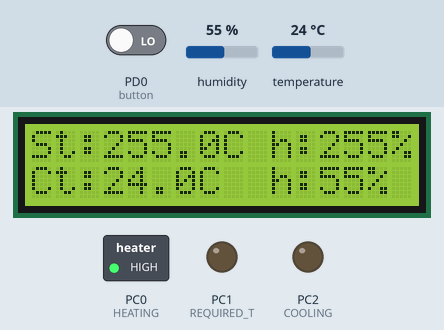
A program run on a simulated ATmega8, built with avr-gcc and emulated at 1 MHz. Parts: 16×2 character LCD, switched loads named in the program (green lamp = pin HIGH), output pins drawn as LEDs (lit = HIGH). Wiring (inferred from the names in the program): HTU21/Si7021 sensor at I2C address 0x40; character LCD (HD44780): RS PD2; E PD3; data PD4, PD5, PD6, PD7. Inputs (shaded band) come from the test bench; at power-on: PD0 (button) LOW, humidity 55 %, temperature 24 °C. Pins used as bus, display or sensor lines are not drawn.

Above: at 0.4 s.
Timing chart, 0 to 1.9 s (numbered marks = the images above):
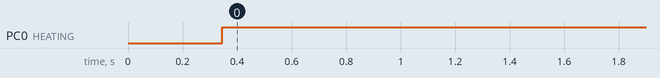

Measured:
- by itself, PC0 (HEATING): LOW → HIGH at 0.35 s

The program:

main.c
```c
/*
 * Thermostat_TWI_SPI_UART.c
 *
 * Created: 05.09.2022 11:28:36
 * Author : vadim
 */

#include "main.h"

int main(void)
{
	LCD_ports_settings();             // Microcontroller ports settings which connect with the LCD;

	LCD_initialization();             // LCD initialization function;

	T_H_button_settings();            // Ports settings for buttons;

	T_H_controller_port_settings();   // Ports settings for temperature and humidity controller;

	I2C_settings();                   // Function TWI/I2C settings;

	SPI_master_init();                // SPI initialization function;

	float set_t = EEPROM_read(1);     // Settled temperature;
	float set_h = EEPROM_read(0);	  // Settled humidity;

	float cur_t = 0;                  // Current temperature from I2C;
	float cur_h = 0;                  // Current humidity from I2

    while (1)
    {
		I2C_get_t_h_data(&cur_t, &cur_h);                // Get temperature and humidity from SHT21;

		LCD_show_t_h(set_t, set_h, cur_t, cur_h);        // Display temperature and humidity on LCD;

		T_H_maintain(set_t, set_h, cur_t, cur_h);	     // Controlling heating and cooling;

		SPI_send_t_h(cur_t, cur_h);                      // Sending data to slave MC;

		//----------Humidity controlling----------
		if(~PIND & (1<<PD0))               //PD0 button pressed, humidity +;
		{
			while(~PIND & (1<<PD0))        //Contact bounce
			;
			set_h++;
			if(set_h > 100)
				set_h = 100;
			EEPROM_write(0, set_h);
		}

		if(~PIND & (1<<PD1))               //PD1 button pressed, humidity -;
		{
			while(~PIND & (1<<PD1))        //Contact bounce
			;
			set_h--;
			if(set_h < 0)
				set_h = 0;
			EEPROM_write(0, set_h);
		}

		//----------Temperature controlling----------
		if(~PINC & (1<<PC3))               //PC3 button pressed, temperature +;
		{
			while(~PINC & (1<<PC3))        //Contact bounce
			;
			set_t += 0.1;
			if(set_t > 120)
				set_t = 120;
			EEPROM_write(1, set_t);
		}

		if(~PINB & (1<<PB7))               //PB7 button pressed, temperature -;
		{
			while(~PINB & (1<<PB7))        //Contact bounce
			;
			set_t -= 0.1;
			if(set_t < -40)
				set_t = -40;
			EEPROM_write(1, set_t);
		}
	}
}
```

EEPROM.c
```c
/*
 * EEPROM.c
 *
 * Created: 15.09.2022 17:37:43
 *  Author: vadim
 */

#include "EEPROM.h"

void EEPROM_write(unsigned int uiAddress, unsigned char ucData)  //Writing data to EEPROM.
{
	while(EECR & (1<<EEWE))         //Wait for completion of previous write
	;
	EEAR = uiAddress;               //Set up address
	EEDR = ucData;                  //and data registers.
	EECR |= (1<<EEMWE);             //Write logical one to EEMWE.
	EECR |= (1<<EEWE);              //Start EEPROM write by setting EEWE.
}

unsigned char EEPROM_read(unsigned int uiAddress)             //Reading data to EEPROM.
{
	while(EECR & (1<<EEWE))          //Wait for completion of previous write.
	;
	EEAR = uiAddress;                //Set up address register.
	EECR |= (1<<EERE);               //Start EEPROM read by writing EERE.
	return EEDR;                     //Return data from data register.
}
```

EEPROM.h
```c
/*
 * EEPROM.h
 *
 * Created: 15.09.2022 17:37:08
 *  Author: vadim
 */


#ifndef EEPROM_H_
#define EEPROM_H_

#include "main.h"

void EEPROM_write(unsigned int uiAddress, unsigned char ucData);     //Writing data to EEPROM.

unsigned char EEPROM_read(unsigned int uiAddress);                   //Reading data from EEPROM.

#endif /* EEPROM_H_ */
```

I2C.h
```c
/*
 * I2C.h
 *
 * Created: 05.09.2022 13:13:13
 *  Author: vadim
 */


#ifndef I2C_H_
#define I2C_H_

#include "main.h"

void I2C_settings(void);                                        //Function TWI/I2C settings;

void I2C_start_condition(void);                                 //TWI/I2C start condition function;

void I2C_stop_condition(void);                                  //TWI/I2C stop condition function;

void I2C_write_command(unsigned char command);                  //Set command TWI;

unsigned char I2C_get_ACK_data(void);                           //Function returns one byte data from the sensor;

void I2C_NACK_checksum(void);                                   //Checksum transmission;

void I2C_get_t_h_data(float *temperature, float *humidity);     //Function sets value temperature and humidity;


#endif /* I2C_H_ */
```

I2c.c
```c
/*
 * I2c.c
 *
 * Created: 05.09.2022 13:13:38
 *  Author: vadim
 */

#include "I2C.h"

void I2C_settings(void)
{
	TWBR = 2;                                       //TWI Bit Rate Register - Clock line frequency = 50. Fcpu = 1MHz;
	TWSR &= ~((1<<TWPS1) | (1<<TWPS0)); 	        //No frequency divider;
}

void I2C_start_condition(void)
{
	TWCR = (1<<TWINT) | (1<<TWSTA) | (1<<TWEN);     //TWINT: TWI Interrupt Flag. TWSTA: TWI START Condition Bit. TWEN: TWI Enable Bit;
	while (!(TWCR&(1<<TWINT)))                      //TWINT bit is set by hardware when the TWI has finished its current job and expects application software response;
	;
}

void I2C_stop_condition(void)
{
	TWCR = (1<<TWINT) | (1<<TWSTO) | (1<<TWEN);     //TWINT: TWI Interrupt Flag. TWSTO: TWI STOP Condition Bit. TWEN: TWI Enable Bit;
}

void I2C_write_command(unsigned char command)       //Set command TWI;
{
	TWDR = command;                                 //TWDR - TWI Data Register;
	TWCR = (1<<TWINT) | (1<<TWEN);                  //TWINT: TWI Interrupt Flag. TWEN: TWI Enable Bit;
	while(!(TWCR&(1<<TWINT)))                       //TWINT bit is set by hardware when the TWI has finished its current job and expects application software response;
	;
}

unsigned char I2C_get_byte_data(void)               //Function returns one byte data from the sensor;
{
	TWCR = (1<<TWEA) | (1<<TWINT) | (1<<TWEN);
	while (!(TWCR&(1<<TWINT)))
	;

	return TWDR;
}

void I2C_NACK_checksum(void)                        //Checksum transmission;
{
	TWCR = (1<<TWINT) | (1<<TWEN);
	while (!(TWCR&(1<<TWINT)))
	;
}

void I2C_get_t_h_data(float *temperature, float *humidity)        //Function sets value temperature and humidity;
{
	unsigned char T_msb = 0;            //Temperature most significant byte;
	unsigned char T_lsb = 0;            //Temperature least significant byte;
	unsigned int  T_16 = 0;             //Temperature two byte data;

	unsigned char H_msb = 0;            //Humidity most significant byte;
	unsigned char H_lsb = 0;            //Humidity least significant byte;
	unsigned int  H_16 = 0;             //Humidity two byte data;

	//--------------Getting temperature--------------
	I2C_start_condition();
	I2C_write_command(0x080);            //I2C address + write;
	I2C_write_command(0xF3);             //Access to the temperature sensor;
	_delay_ms(150);                      //Delay for command processing;
	I2C_start_condition();
	I2C_write_command(0x080 + 1);        //I2C address + read;

	T_msb = I2C_get_byte_data();         //Getting temperature data, first byte;

	T_lsb = I2C_get_byte_data();         //Getting temperature data, second byte;

	I2C_NACK_checksum();                 //Checksum transmission;

	I2C_stop_condition();                //Stop data transmission;

	T_16 = (T_msb<<8) | T_lsb;
	*temperature = -46.85 + (175.72 * T_16) / 65536.0;

    //--------------Getting humidity--------------
	I2C_start_condition();
	I2C_write_command(0x080);            //I2C address + write;
	I2C_write_command(0xF5);             //Access to the humidity sensor;
	_delay_ms(150);                      //Delay for command processing;
	I2C_start_condition();
	I2C_write_command(0x080 + 1);        //I2C address + read;

	H_msb = I2C_get_byte_data();         //Getting temperature data, first byte;

	H_lsb = I2C_get_byte_data();         //Getting temperature data, second byte;

	I2C_NACK_checksum();                 //Checksum transmission;

	I2C_stop_condition();                //Stop data transmission;

	H_16 = (H_msb<<8) | H_lsb;
	*humidity = (-6.0 + (125.0 * H_16) / 65536.0);
}
```

SPI.c
```c
/*
 * SPI.c
 *
 * Created: 13.09.2022 14:03:01
 *  Author: vadim
 */

#include "SPI.h"

void SPI_master_init(void)                             // SPI initialization function;
{
 	DDRB = (1<<SS) | (1<<MOSI) | (1<<SCK);             // Set MOSI and SCK output, all others input;
 	SPCR = (1<<SPE) | (1<<MSTR) | (1<<SPR0);           // Enable SPI, Master, set clock rate fck/16;
}

void SPI_master_transmit(char cData)                   // SPI data send function;
{
	SPDR = cData;                                      // Start transmission;
	while(!(SPSR & (1<<SPIF)))                         // Wait for transmission complete;
	;
}

void SPI_send_t_h(float temperature, float humidity)   // Function sends temperature and humidity to slave microcontroller;
{
	char t_str[5];                                     // Char array to temperature;
	char h_str[3];                                     // Char array to humidity;

	ftoa(temperature, t_str, 1);                       // Convert float to string;
	for(int i = 0; i < 5; ++i)
	{
		SPI_master_transmit(t_str[i]);                 // Send char data to slave MC;
	}

	ftoa(humidity, h_str, 0);                          // Convert float to string;
	for(int i = 0; i < 3; ++i)
	{
		SPI_master_transmit(h_str[i]);                 // Send char data to slave MC;
	}
}
```

SPI.h
```c
/*
 * SPI.h
 *
 * Created: 13.09.2022 14:02:51
 *  Author: vadim
 */


#ifndef SPI_H_
#define SPI_H_

#include "main.h"

#define SS   PB2
#define MOSI PB3
#define MISO PB4
#define SCK  PB5


void SPI_master_init(void);                               // SPI initialization function;

void SPI_master_transmit(char cData);                     // SPI data send function;

void SPI_send_t_h(float temperature, float humidity);     // Function sends temperature and humidity to slave microcontroller;


#endif /* SPI_H_ */
```

T_H_controller.c
```c
/*
 * t_h_controller.c
 *
 * Created: 12.09.2022 17:24:14
 *  Author: vadim
 */

#include "T_H_controller.h"

void T_H_controller_port_settings(void)          //Function for port settings to control the temperature and humidity;
{
	//----------Temperature controlling----------
	DDRC |= (1<<HEATING) | (1<<REQUIRED_T) | (1<<COOLING);
	PORTC &= ~((1<<HEATING) | (1<<REQUIRED_T) | (1<<COOLING));

	//----------Humidity controlling----------
	DDRB |= (1<<DRYING) | (1<<REQUIRED_H) | (1<<HYDRATION);
	PORTB &= ~((1<<DRYING) | (1<<REQUIRED_H) | (1<<HYDRATION));
}

void T_H_maintain(float set_t, float set_h, float cur_t, float cur_h)    // Function control heating and cooling;
{
	//--------Temperature--------
	if(set_t > cur_t)
	{
		PORTC |= (1<<HEATING);
		PORTC &= ~((1<<REQUIRED_T) | (1<<COOLING));
	}
	else if(set_t < cur_t)
	{
		PORTC |= (1<<COOLING);
		PORTC &= ~((1<<HEATING) | (1<<REQUIRED_T));
	}
	else if(set_t == cur_t)
	{
		PORTC |= (1<<REQUIRED_T);
		PORTC &= ~((1<<HEATING) | (1<<COOLING));
	}

	//----------Humidity----------
	if((int)set_h < (int)cur_h)
	{
		PORTB |= (1<<DRYING);
		PORTB &= ~((1<<REQUIRED_H) | (1<<HYDRATION));
	}
	else if((int)set_h > (int)cur_h)
	{
		PORTB |= (1<<HYDRATION);
		PORTB &= ~((1<<DRYING) | (1<<REQUIRED_H));
	}
	else if((int)set_h == (int)cur_h)
	{
		PORTB |= (1<<REQUIRED_H);
		PORTB &= ~((1<<DRYING) | (1<<HYDRATION));
	}
}


void T_H_button_settings(void)           //Ports settings for buttons;
{
	//--------Temperature--------
	DDRC &= ~(1<<PC3);
	PORTC |= (1<<PC3);

	DDRB &= ~(1<<PB7);
	PORTB |= (1<<PB7);

	//----------Humidity----------
	DDRD &= ~((1<<PD0) | (1<<PD1));
	PORTD |= (1<<PD0) | (1<<PD1);
}
```

T_H_controller.h
```c
/*
 * t_h_controller.h
 *
 * Created: 12.09.2022 17:23:49
 *  Author: vadim
 */


#ifndef T_H_CONTROLLER_H_
#define T_H_CONTROLLER_H_

#include "main.h"

#define HEATING     PC0
#define REQUIRED_T  PC1
#define COOLING     PC2

#define DRYING      PB0
#define REQUIRED_H  PB1
#define HYDRATION   PB6

void T_H_controller_port_settings(void);     // Function for port settings to control the temperature and humidity;

void T_H_maintain(float set_t, float set_h, float cur_t, float cur_h);      // Function control heating and cooling;

void T_H_button_settings(void);              // Ports settings for buttons;

#endif /* T_H_CONTROLLER_H_ */
```

main.h
```c
/*
 * main.h
 *
 * Created: 05.09.2022 11:59:14
 *  Author: vadim
 *
 *	Thermostat
 *
 *	Application area:
 *		Apartments;
 *		House;
 *		Greenhouse;
 *		Growbox;
 *		Other places where distantionaly temperature controlling could be useful;
 *
 *	Used technologies:
 *		C, Proteus;
 *
 *	Used interfaces:
 *		I2C / TWI;
 *	   	SPI;
 *		UART
 *
 *	Used equipment:
 *		Microcontroller - microchip AVR ATMEGA8 DIP-28 pins - 2 units;
 *		Temperature sensor SENSIRION SHT21 - 1 unit;
 *		LCD LM016L - 1 unit;
 *		Led-GREEN - 2 unit;
 *		Led-YELLOW - 1 unit;
 *		Led-BLUE - 1 unit;
 *		Led-RED - 1 unit;
 * 		Button - 4 units;
 *		Resistor 300 Om - 6 units;
 *		Resistor 4k7 Om - 2 units;
 *
 */


#ifndef MAIN_H_
#define MAIN_H_

#define F_CPU 1000000UL
#include <avr/io.h>
#include <util/delay.h>
#include <stdio.h>
#include <string.h>
#include <stdlib.h>
#include <avr/interrupt.h>


#include "LCD.h"
#include "I2C.h"
#include "SPI.h"
#include "EEPROM.h"
#include "T_H_controller.h"
#include "secondary_functions.h"


#endif /* MAIN_H_ */
```

secondary_functions.c
```c
/*
 * secondary_functions.c
 *
 * Created: 14.09.2022 14:07:09
 *  Author: vadim
 */

#include "secondary_functions.h"

void reverse(char* str, int len)
{
	int i = 0, j = len - 1, temp;
	while (i < j) {
		temp = str[i];
		str[i] = str[j];
		str[j] = temp;
		i++;
		j--;
	}
}

int intToStr(int x, char str[], int d)          // Function convert int to string;
{
	int i = 0;
	while (x)
	{
		str[i++] = (x % 10) + '0';
		x = x / 10;
	}
	while (i < d)
	str[i++] = '0';

	reverse(str, i);
	str[i] = '\0';
	return i;
}

void ftoa(float n, char* arr, int afterpoint)     // Function convert float to string;
{
	int ipart = (int)n;                           // Extract integer part;
	float fpart = n - (float)ipart;               // Extract floating part
	int i = intToStr(ipart, arr, 0);              // convert integer part to string

	if (afterpoint != 0)                          // check for display option after point
	{
		arr[i] = '.';                             // add dot
		fpart = fpart * pow(10, afterpoint);
		intToStr((int)fpart, arr + i + 1, afterpoint);
	}
}
```

secondary_functions.h
```c
/*
 * secondary_functions.h
 *
 * Created: 14.09.2022 14:06:32
 *  Author: vadim
 */


#ifndef SECONDARY_FUNCTIONS_H_
#define SECONDARY_FUNCTIONS_H_

#include "main.h"

void reverse(char* str, int len);

int intToStr(int x, char str[], int d);             // Function convert int to string;

void ftoa(float n, char* arr, int afterpoint);      // Function convert float to string;


#endif /* SECONDARY_FUNCTIONS_H_ */
```

LCD.h
```c
/*
 * LCD.h
 *
 * Created: 05.09.2022 12:01:18
 *  Author: vadim
 */


#ifndef LCD_H_
#define LCD_H_

#include "main.h"

#define RS_1 PORTD |= (1<<PD2)                                    //Sending data to LCD;
#define RS_0 PORTD &= ~(1<<PD2)                                   //Sending commands to LSD;

#define E_1 PORTD |= (1<<PD3)                                     //Raising the potential on the enabling output;
#define E_0 PORTD &= ~(1<<PD3)                                    //Reducing the potential on the enabling output;


void LCD_ports_settings(void);                                     //Microcontroller ports settings which connect with the LCD;

void LCD_initialization(void);                                     //LCD initialization function;

void LCD_clean(void);                                              //Function cleans the LCD;

void LCD_command(unsigned char command);                           //Commands send function;

void LCD_data(unsigned char data);                                 //Datas send function;

void LCD_set_address(uint8_t line, uint8_t position);              //Setting the output position on the LCD display;

void LCD_print_string(char str_arr[]);                             //Output data to LCD;

void LCD_show_t_h(float s_t, float s_h, float c_t, float c_h);     //Function displays set temperature and actual temperature;


#endif /* LCD_H_ */
```

Source omitted: LCD.c (4074 bytes)
